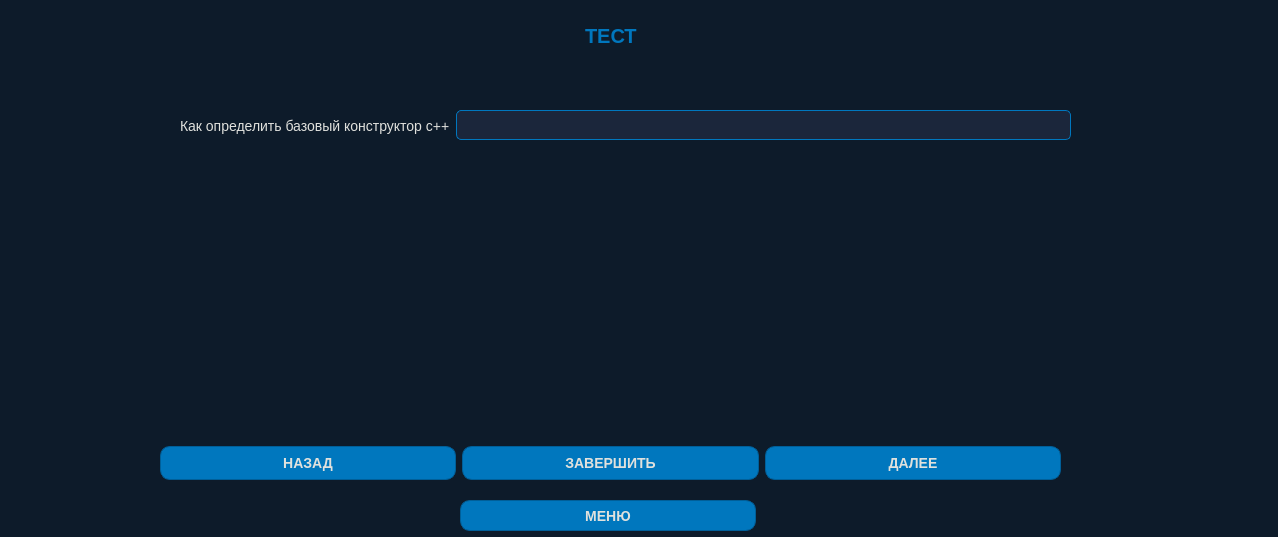
<?xml version="1.0" encoding="UTF-8"?>
<ui version="4.0">
 <class>testBase</class>
 <widget class="QWidget" name="testBase">
  <property name="geometry">
   <rect>
    <x>0</x>
    <y>0</y>
    <width>1278</width>
    <height>537</height>
   </rect>
  </property>
  <property name="windowTitle">
   <string>testBase</string>
  </property>
  <property name="styleSheet">
   <string notr="true">/* Общий стиль для окна */
QWidget {
    background-color: #0d1b2a; /* Глубокий синий фон */
    color: #e0e1dd; /* Светло-серый текст */
    font-family: &quot;Arial&quot;, sans-serif;
    font-size: 14px;
}

/* Заголовок */
QLabel#label {
    color: #0077be; /* Ярко-синий акцент для заголовка */
    font-size: 20px;
    font-weight: bold;
    text-align: center;
    margin-bottom: 10px;
}

/* Стиль для других QLabel */
QLabel {
    color: #e0e1dd; /* Светло-серый текст */
    font-size: 14px;
}

/* Поля ввода */
QLineEdit {
    background-color: #1b263b; /* Темно-синий фон для ввода */
    border: 1px solid #0077be; /* Ярко-синяя рамка */
    color: #e0e1dd; /* Светлый текст */
    padding: 5px;
    border-radius: 5px;
}

QLineEdit:focus {
    border: 1px solid #00aaff; /* Голубая рамка при фокусе */
}

/* Кнопки */
QPushButton {
    background-color: #0077be; /* Ярко-синий фон */
    color: #e0e1dd; /* Светлый текст */
    border: 1px solid #005f99; /* Темно-синяя рамка */
    border-radius: 10px;
    padding: 8px;
    font-weight: bold;
}

QPushButton:hover {
    background-color: #005f99; /* Темно-синий фон при наведении */
    color: #e0e1dd; /* Светлый текст */
}

QPushButton:pressed {
    background-color: #003f66; /* Более глубокий синий при нажатии */
    border: 1px solid #003f66;
}

/* Кнопка регистрации (вторичная) */
QPushButton#pushButton_2 {
    background-color: #1b263b; /* Темно-синий фон */
    border: 1px solid #0077be; /* Ярко-синяя рамка */
    color: #e0e1dd; /* Светлый текст */
}

QPushButton#pushButton_2:hover {
    background-color: #0077be; /* Ярко-синий фон при наведении */
    color: #0d1b2a; /* Темный текст для контраста */
}</string>
  </property>
  <widget class="QLabel" name="label">
   <property name="geometry">
    <rect>
     <x>580</x>
     <y>20</y>
     <width>61</width>
     <height>41</height>
    </rect>
   </property>
   <property name="text">
    <string>ТЕСТ</string>
   </property>
  </widget>
  <widget class="QWidget" name="verticalLayoutWidget">
   <property name="geometry">
    <rect>
     <x>180</x>
     <y>90</y>
     <width>891</width>
     <height>71</height>
    </rect>
   </property>
   <layout class="QHBoxLayout" name="horizontalLayout">
    <item>
     <widget class="QLabel" name="questionLabel">
      <property name="styleSheet">
       <string notr="true">font-size: 14px</string>
      </property>
      <property name="text">
       <string>Как определить базовый конструктор c++</string>
      </property>
     </widget>
    </item>
    <item>
     <widget class="QLineEdit" name="answerLineEdit"/>
    </item>
   </layout>
  </widget>
  <widget class="QWidget" name="horizontalLayoutWidget">
   <property name="geometry">
    <rect>
     <x>160</x>
     <y>440</y>
     <width>901</width>
     <height>46</height>
    </rect>
   </property>
   <layout class="QHBoxLayout" name="horizontalLayout_2">
    <item>
     <widget class="QPushButton" name="previousButton">
      <property name="text">
       <string>НАЗАД</string>
      </property>
     </widget>
    </item>
    <item>
     <widget class="QPushButton" name="finishButton">
      <property name="text">
       <string>ЗАВЕРШИТЬ</string>
      </property>
     </widget>
    </item>
    <item>
     <widget class="QPushButton" name="nextButton">
      <property name="text">
       <string>ДАЛЕЕ</string>
      </property>
     </widget>
    </item>
   </layout>
  </widget>
  <widget class="QPushButton" name="pushButton">
   <property name="geometry">
    <rect>
     <x>460</x>
     <y>500</y>
     <width>296</width>
     <height>31</height>
    </rect>
   </property>
   <property name="text">
    <string>МЕНЮ</string>
   </property>
  </widget>
  <widget class="QLabel" name="questionCounterLabel">
   <property name="geometry">
    <rect>
     <x>180</x>
     <y>70</y>
     <width>321</width>
     <height>16</height>
    </rect>
   </property>
   <property name="text">
    <string/>
   </property>
  </widget>
 </widget>
 <resources/>
 <connections/>
</ui>
